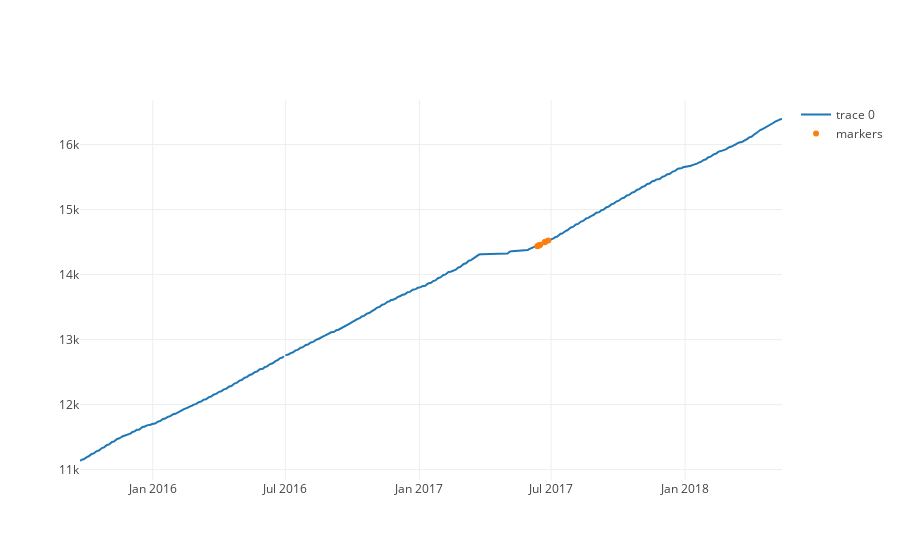

The code cell stored with this chart in its notebook:
### Code cell
predictorName = 
trace = go.Scatter(
    x = predictors['SummaryDate'],
    y = predictors[predictorName]
)
trace2 = go.Scatter(
    x = predictors.loc[predictors['SummaryDate'].isin(errors['MeasureUTCDate'].tolist())]['SummaryDate'],
    y = predictors.loc[predictors['SummaryDate'].isin(errors['MeasureUTCDate'].tolist())][predictorName],
    mode = 'markers',
    text = errors['Description'],
    name = 'markers'
)
data = [trace, trace2]
py.iplot(data)

### Figure 1 — Plotly figure (JSON) as saved in the notebook; plotly's stock layout.template omitted (floating-point values rounded to 4 significant figures; data arrays with more than 128 entries replaced by an {"elided": "..."} marker saying what was removed)
{"data": [{"type": "scatter", "uid": "d09e0f22-be13-11e8-8476-f24755073ba0", "x": {"elided": "632 str values"}, "y": {"elided": "632 float values"}}, {"mode": "markers", "name": "markers", "text": ["STEERING PUMP EPC SOLENOID + OPEN CIRCUIT", "STEERING PUMP EPC SOLENOID + OPEN CIRCUIT", "STEERING PUMP EPC SOLENOID + OPEN CIRCUIT", "STEERING PUMP EPC SOLENOID + OPEN CIRCUIT", "STEERING PUMP EPC SOLENOID + OPEN CIRCUIT", "STEERING PUMP EPC SOLENOID + OPEN CIRCUIT", "STEERING PUMP EPC SOLENOID + OPEN CIRCUIT", "STEERING PUMP EPC SOLENOID + OPEN CIRCUIT", "STEERING PUMP EPC SOLENOID + OPEN CIRCUIT"], "type": "scatter", "uid": "d09e0f23-be13-11e8-80cf-f24755073ba0", "x": ["2017-06-12", "2017-06-13", "2017-06-14", "2017-06-15", "2017-06-16", "2017-06-22", "2017-06-23", "2017-06-27"], "y": [14430.0, 14440.0, 14449, 14460.0, 14460.0, 14500.0, 14500.0, 14520.0]}], "layout": {}}
